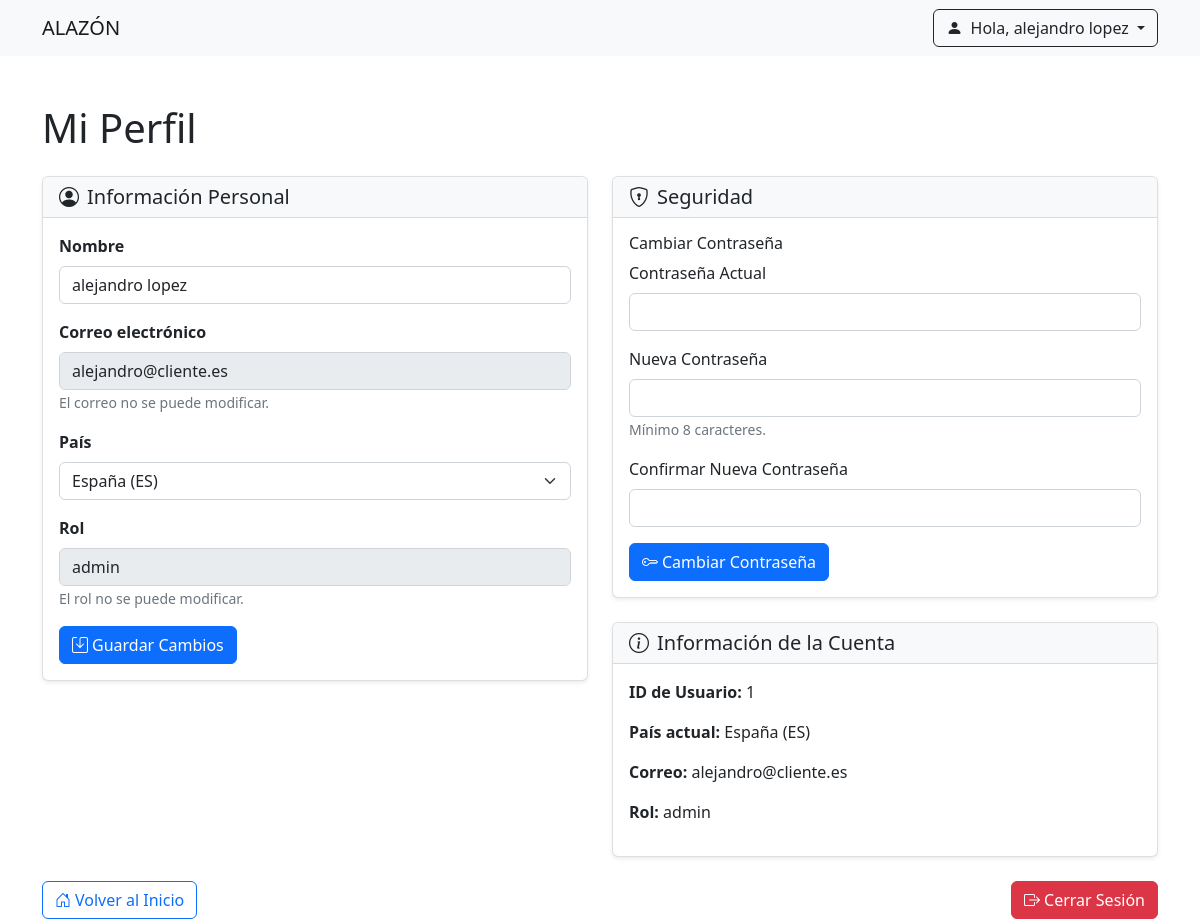
The page /perfil.php (signed in) on the database its author committed.
### tables this page shows
CREATE TABLE IF NOT EXISTS `users` (
  `id` int(11) NOT NULL AUTO_INCREMENT,
  `nombre` varchar(100) NOT NULL,
  `email` varchar(100) NOT NULL,
  `password` varchar(255) NOT NULL,
  `rol` enum('cliente','admin') DEFAULT 'cliente',
  `fecha_registro` timestamp NOT NULL DEFAULT current_timestamp(),
  `fecha_actualizacion` timestamp NULL DEFAULT NULL,
  `pais` char(2) DEFAULT 'ES',
  PRIMARY KEY (`id`),
  UNIQUE KEY `email` (`email`),
  KEY `fk_users_pais` (`pais`)
);

### session.php (called while the page is built, shortened)
<?php
$usuario = isset($_SESSION['nombre']) ? $_SESSION['nombre'] : '';
$rol = isset($_SESSION['rol']) ? $_SESSION['rol'] : '';
?>

### perfil.php (the view, shortened to what this page needs)
<?php
require_once('session.php');
$db = new Database();
$con = $db->getCon();
function obtenerListaPaises($conexion) {
    $paises = [];
    $sql = "SELECT codigo, nombre FROM paises ORDER BY nombre";
    $result = mysqli_query($conexion, $sql);
    if ($result && mysqli_num_rows($result) > 0) {
        while ($row = mysqli_fetch_assoc($result)) {
            $paises[$row['codigo']] = $row['nombre'];
        }
    }
    return $paises;
}
$lista_paises = obtenerListaPaises($con);
$sql_usuario = "SELECT * FROM users WHERE id = '$user_id'";
$result_usuario = mysqli_query($con, $sql_usuario);
if ($result_usuario && mysqli_num_rows($result_usuario) > 0) {
    $usuario_info = mysqli_fetch_assoc($result_usuario);
    $nombre_actual = $usuario_info['nombre'];
    $email_actual = $usuario_info['email'];
    $pais_codigo_actual = isset($usuario_info['pais']) && !empty($usuario_info['pais']) ? $usuario_info['pais'] : 'ES';
} else {
    $nombre_actual = $usuario;
    $email_actual = $_SESSION['email'] ?? '';
    $pais_codigo_actual = $_SESSION['pais'] ?? 'ES';
}
$nombre_pais_actual = isset($lista_paises[$pais_codigo_actual]) ? $lista_paises[$pais_codigo_actual] : 'España';
?>
<!DOCTYPE html>
<html lang="es">
<head>
    <link href="https://cdn.jsdelivr.net/npm/bootstrap@5.2.3/dist/css/bootstrap.min.css" rel="stylesheet">
    <link href="https://cdn.jsdelivr.net/npm/bootstrap-icons@1.5.0/font/bootstrap-icons.css" rel="stylesheet" />
</head>
<body>
    <nav class="navbar navbar-expand-lg navbar-light bg-light">
        <div class="container">
            <a class="navbar-brand" href="index.php">ALAZÓN</a>
            <div class="d-flex">
                <div class="dropdown">
                    <button class="btn btn-outline-dark dropdown-toggle" type="button" data-bs-toggle="dropdown">
                        <i class="bi-person-fill me-1"></i>
                        Hola, <?php echo htmlspecialchars($usuario); ?>
                    </button>
                </div>
            </div>
        </div>
    </nav>
    <div class="container mt-5">
        <h1 class="mb-4">Mi Perfil</h1>
        <div class="row">
            <div class="col-md-6">
                <div class="card mb-4">
                    <div class="card-header">
                        <h5 class="mb-0"><i class="bi-person-circle me-2"></i>Información Personal</h5>
                    </div>
                    <div class="card-body">
                        <form method="POST">
                            <div class="mb-3">
                                <label class="form-label"><strong>Nombre</strong></label>
                                <input type="text" class="form-control" name="nuevo_nombre"
                                       value="<?php echo htmlspecialchars($nombre_actual); ?>" required>
                            </div>
                            <div class="mb-3">
                                <label class="form-label"><strong>Correo electrónico</strong></label>
                                <input type="email" class="form-control"
                                       value="<?php echo htmlspecialchars($email_actual); ?>"
                                       readonly disabled>
                                <small class="text-muted">El correo no se puede modificar.</small>
                            </div>
                            <div class="mb-3">
                                <label class="form-label"><strong>País</strong></label>
                                <select class="form-select select-pais" name="pais" required>
                                    <?php foreach ($lista_paises as $codigo => $nombre): ?>
                                        <option value="<?php echo htmlspecialchars($codigo); ?>"
                                            <?php echo ($codigo == $pais_codigo_actual) ? 'selected' : ''; ?>>
                                            <?php echo htmlspecialchars($nombre); ?> (<?php echo htmlspecialchars($codigo); ?>)
                                        </option>
                                    <?php endforeach; ?>
                                </select>
                            </div>
                            <div class="mb-3">
                                <label class="form-label"><strong>Rol</strong></label>
                                <input type="text" class="form-control"
                                       value="<?php echo htmlspecialchars($rol); ?>"
                                       readonly disabled>
                                <small class="text-muted">El rol no se puede modificar.</small>
                            </div>
                            <button type="submit" name="actualizar_datos" class="btn btn-primary">
                                <i class="bi-save me-1"></i>Guardar Cambios
                            </button>
                        </form>
                    </div>
                </div>
            </div>
            <div class="col-md-6">
                <div class="card mb-4">
                    <div class="card-header">
                        <h5 class="mb-0"><i class="bi-shield-lock me-2"></i>Seguridad</h5>
                    </div>
                    <div class="card-body">
                        <h6>Cambiar Contraseña</h6>
                        <form method="POST">
                            <div class="mb-3">
                                <label class="form-label">Contraseña Actual</label>
                                <input type="password" class="form-control" name="password_actual" required>
                            </div>
                            <div class="mb-3">
                                <label class="form-label">Nueva Contraseña</label>
                                <input type="password" class="form-control" name="nueva_password" required>
                                <small class="text-muted">Mínimo 8 caracteres.</small>
                            </div>
                            <div class="mb-3">
                                <label class="form-label">Confirmar Nueva Contraseña</label>
                                <input type="password" class="form-control" name="confirmar_password" required>
                            </div>
                            <button type="submit" name="cambiar_password" class="btn btn-primary">
                                <i class="bi-key me-1"></i>Cambiar Contraseña
                            </button>
                        </form>
                    </div>
                </div>
                <div class="card">
                    <div class="card-header">
                        <h5 class="mb-0"><i class="bi-info-circle me-2"></i>Información de la Cuenta</h5>
                    </div>
                    <div class="card-body">
                        <p><strong>ID de Usuario:</strong> <?php echo htmlspecialchars($user_id); ?></p>
                        <p><strong>País actual:</strong> <?php echo htmlspecialchars($nombre_pais_actual); ?> (<?php echo htmlspecialchars($pais_codigo_actual); ?>)</p>
                        <p><strong>Correo:</strong> <?php echo htmlspecialchars($email_actual); ?></p>
                        <p><strong>Rol:</strong> <?php echo htmlspecialchars($rol); ?></p>
                    </div>
                </div>
            </div>
        </div>
        <div class="mt-4 d-flex justify-content-between">
            <a href="index.php" class="btn btn-outline-primary">
                <i class="bi-house-door me-1"></i>Volver al Inicio
            </a>
            <a href="logout.php" class="btn btn-danger">
                <i class="bi-box-arrow-right me-1"></i>Cerrar Sesión
            </a>
        </div>
    </div>
</body>
</html>

### perfil.php (style rules this page uses)
.card { box-shadow: 0 0.125rem 0.25rem rgba(0, 0, 0, 0.075); border: 1px solid rgba(0, 0, 0, 0.125); }
.card-header { background-color: #f8f9fa; border-bottom: 1px solid rgba(0, 0, 0, 0.125); }
.form-control:disabled, .form-control[readonly] { background-color: #e9ecef; opacity: 1; }
.select-pais option { padding: 8px; }

### rows shown on the page
users: nuevo_nombre "alejandro lopez", email "alejandro@cliente.es", pais "España (ES)", pais "España", pais "ES"

### other values the page prints
$usuario "alejandro lopez"
$user_id "1"
$rol "admin"
